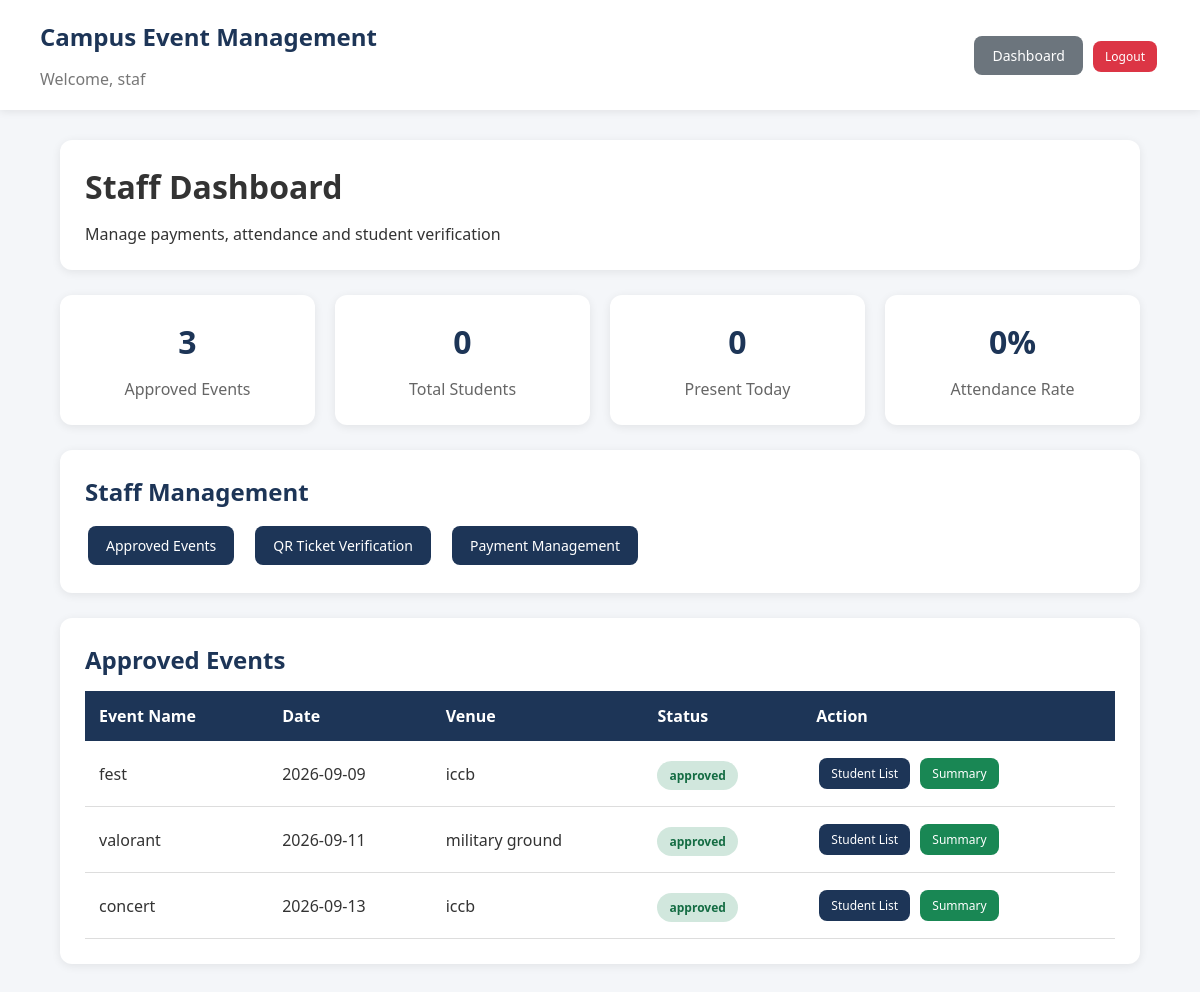
The app's page /index.php?page=staff&action=dashboard (signed in) with its own data.
### tables this page shows
CREATE TABLE `events` (
  `id` int(11) NOT NULL,
  `organizer_id` int(11) NOT NULL,
  `event_name` varchar(150) NOT NULL,
  `event_category` varchar(100) DEFAULT NULL,
  `description` text DEFAULT NULL,
  `event_date` date DEFAULT NULL,
  `venue` varchar(150) DEFAULT NULL,
  `capacity` int(11) DEFAULT NULL,
  `registration_fee` decimal(10,2) DEFAULT 0.00,
  `status` enum('pending','approved','rejected') DEFAULT 'pending',
  `created_at` timestamp NOT NULL DEFAULT current_timestamp()
);

### models/event_model.php (called while the page is built, shortened)
<?php
function get_available_events($conn)
{
$sql="
SELECT
events.*,
users.full_name AS organizer_name
FROM events
JOIN users
ON events.organizer_id=users.id
WHERE events.status='approved'
ORDER BY event_date ASC
";
return mysqli_query(
$conn,
$sql
);
}
?>

### config/functions.php (called while the page is built, shortened)
<?php
function e($data)
{
    return htmlspecialchars(
        $data ?? '',
        ENT_QUOTES,
        'UTF-8'
    );
}
?>

### views/staff/dashboard.php (the view)
<?php
require_once "views/partials/header.php";
?>
<div class="dashboard">
<div class="topbar">
<div>
<h1>
Staff Dashboard
</h1>
<p>
Manage payments, attendance and student verification
</p>
</div>
</div>
<div class="stats">
<div class="stat">
<h3>
<?= mysqli_num_rows($events); ?>
</h3>
<p>
Approved Events
</p>
</div>
<div class="stat">
<h3>
0
</h3>
<p>
Total Students
</p>
</div>
<div class="stat">
<h3>
0
</h3>
<p>
Present Today
</p>
</div>
<div class="stat">
<h3>
0%
</h3>
<p>
Attendance Rate
</p>
</div>
</div>
<div class="box">
<h2>
Staff Management
</h2>
<div class="feature-container">
<a
class="btn-primary"
href="index.php?page=staff&action=events">
Approved Events
</a>
<a
class="btn-primary"
href="index.php?page=staff&action=verify_ticket">
QR Ticket Verification
</a>
<a
class="btn-primary"
href="index.php?page=staff&action=payments">
Payment Management
</a>
</div>
</div>
<div class="box">
<h2>
Approved Events
</h2>
<div class="table-container">
<table>
<thead>
<tr>
<th>
Event Name
</th>
<th>
Date
</th>
<th>
Venue
</th>
<th>
Status
</th>
<th>
Action
</th>
</tr>
</thead>
<tbody>
<?php while($event=mysqli_fetch_assoc($events)): ?>
<tr>
<td>
<?= e($event['event_name']); ?>
</td>
<td>
<?= e($event['event_date']); ?>
</td>
<td>
<?= e($event['venue']); ?>
</td>
<td>
<span class="status approved">
<?= e($event['status']); ?>
</span>
</td>
<td>
<a
class="small-btn btn-primary"
href="index.php?page=staff&action=students&id=<?= $event['id']; ?>">
Student List
</a>
<a
class="small-btn btn-success"
href="index.php?page=staff&action=summary&id=<?= $event['id']; ?>">
Summary
</a>
</td>
</tr>
<?php endwhile; ?>
</tbody>
</table>
</div>
</div>
</div>
<?php
require_once "views/partials/footer.php";
?>

### assets/css/style.css (style rules this page uses)
* { margin:0; padding:0; box-sizing:border-box; font-family: "Segoe UI", Arial, sans-serif; }
body { background:#f4f6f9; color:#333; }
a { text-decoration:none; color:inherit; }
h1,h2,h3 { margin-bottom:15px; }
.dashboard { width:90%; margin:30px auto; }
.topbar { background:white; padding:25px; border-radius:12px; display:flex; justify-content:space-between; align-items:center; margin-bottom:25px; box-shadow:0 2px 10px rgba(0,0,0,.08); }
.box { background:white; padding:25px; border-radius:12px; margin-bottom:25px; box-shadow:0 2px 10px rgba(0,0,0,.08); }
.stats { display:grid; grid-template-columns:repeat(auto-fit,minmax(200px,1fr)); gap:20px; margin-bottom:25px; }
.stat { background:white; padding:25px; border-radius:12px; text-align:center; box-shadow:0 2px 10px rgba(0,0,0,.08); }
.stat h3 { font-size:32px; color:#1d3557; }
.stat p { color:#666; }
.table-container { overflow-x:auto; }
table { width:100%; border-collapse:collapse; }
table th { background:#1d3557; color:white; padding:14px; text-align:left; }
table td { padding:14px; border-bottom:1px solid #ddd; }
.btn-primary, .btn-secondary, .btn-danger, .btn-success, .btn-warning { display:inline-block; padding:10px 18px; border-radius:8px; border:none; cursor:pointer; margin:3px; color:white; font-size:14px; }
.btn-primary { background:#1d3557; }
.btn-success { background:#198754; }
.small-btn { padding:7px 12px; font-size:12px; }
.status { padding:6px 12px; border-radius:20px; font-size:12px; font-weight:bold; }
.approved, .paid, .attended, .confirmed { background:#d1e7dd; color:#146c43; }
.feature-container { display:flex; flex-wrap:wrap; gap:15px; }
.dashboard .box h2 { color:#1d3557; }

### records on screen
events: event_name "fest", event_date "2026-09-09", venue "iccb", status "approved"
events: event_name "valorant", event_date "2026-09-11", venue "military ground", status "approved"
events: event_name "concert", event_date "2026-09-13", venue "iccb", status "approved"

### other values on screen
$_SESSION['user']['name'] "staf"
mysqli_num_rows($events) "3"
